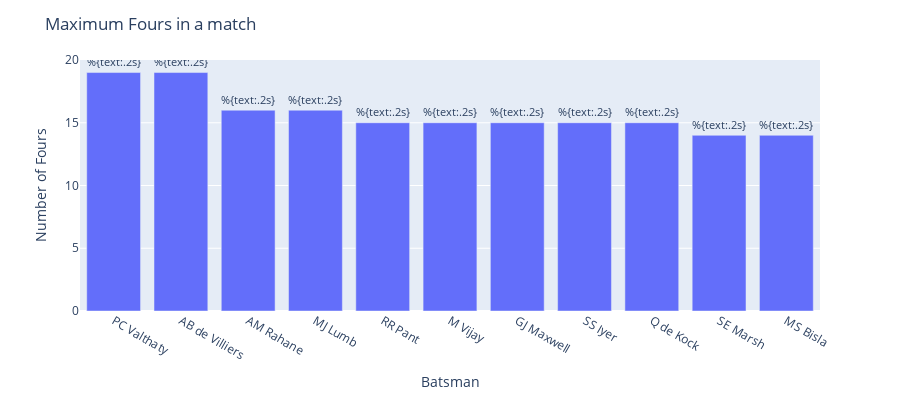

Here is the notebook cell this chart was saved with:
### Code cell
fig = px.bar(fours_df_1, x='batsman', y='fours',labels={"batsman":"Batsman", "fours":"Number of Fours"}, height=400)
fig.update_traces(texttemplate='%{text:.2s}', textposition='outside')
fig.update_layout(uniformtext_minsize=8, uniformtext_mode='hide')
fig.update_layout(title_text='Maximum Fours in a match')
fig.show()

### Figure 1 — Plotly figure (JSON) as saved in the notebook; plotly's stock layout.template omitted (floating-point values rounded to 4 significant figures)
{"data": [{"alignmentgroup": "True", "hovertemplate": "Batsman=%{x}<br>Number of Fours=%{y}<extra></extra>", "legendgroup": "", "marker": {"color": "#636efa"}, "name": "", "offsetgroup": "", "orientation": "v", "showlegend": false, "textposition": "outside", "texttemplate": "%{text:.2s}", "type": "bar", "x": ["PC Valthaty", "AB de Villiers", "AM Rahane", "MJ Lumb", "RR Pant", "M Vijay", "GJ Maxwell", "SS Iyer", "Q de Kock", "SE Marsh", "MS Bisla"], "xaxis": "x", "y": [19, 19, 16, 16, 15, 15, 15, 15, 15, 14, 14], "yaxis": "y"}], "layout": {"barmode": "relative", "height": 400, "legend": {"tracegroupgap": 0}, "margin": {"t": 60}, "title": {"text": "Maximum Fours in a match"}, "uniformtext": {"minsize": 8, "mode": "hide"}, "xaxis": {"anchor": "y", "domain": [0, 1], "title": {"text": "Batsman"}}, "yaxis": {"anchor": "x", "domain": [0, 1], "title": {"text": "Number of Fours"}}}}
